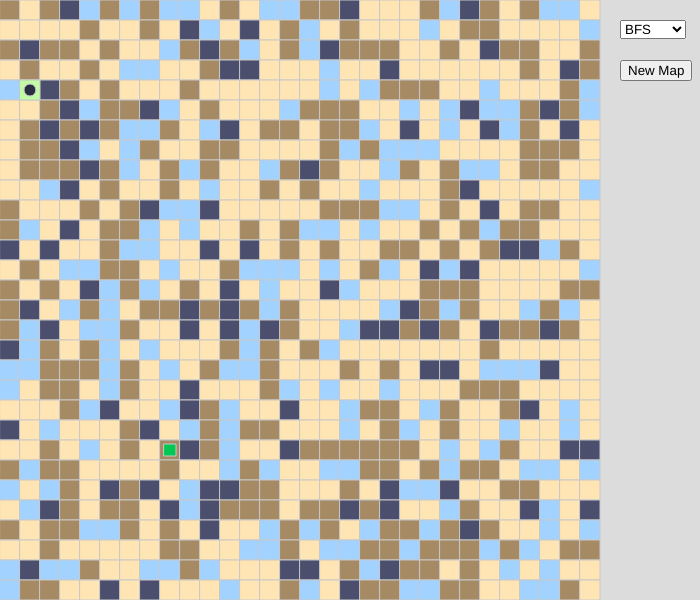
Frame 1 (no input)
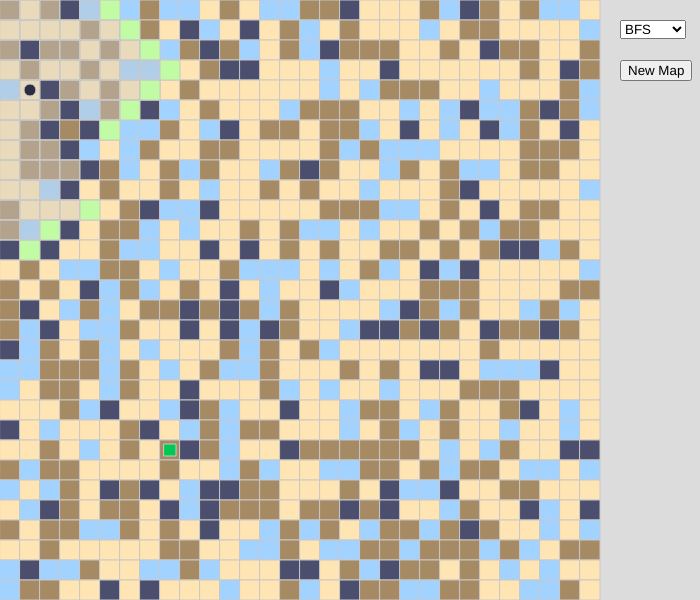
Frame 60 (no input)
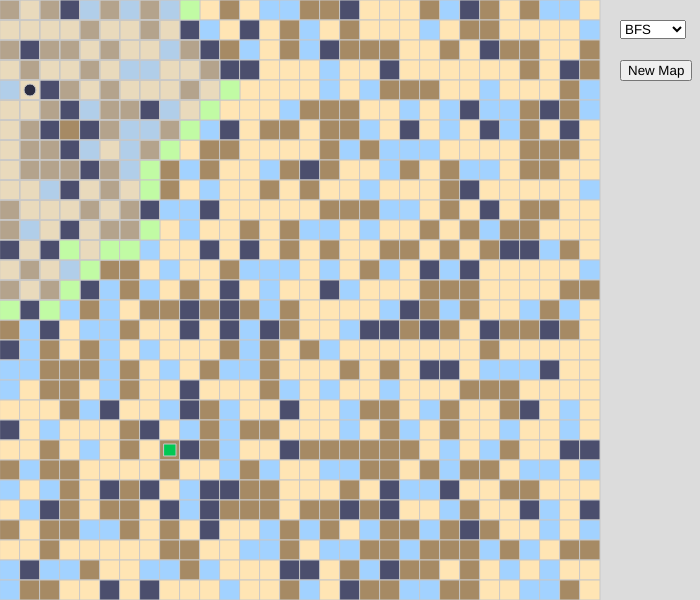
Frame 120 (the mouse pressed at the canvas centre since frame 60)

The p5.js sketch that drew these frames (run headless with seeded random() and noise() and a simulated clock; from frame 60 on, the mouse is pressed at the canvas centre):

// p5.js sketch
// ── sketch.js
let cols = 30;
let rows = 30;
let w = 20; // cell width
let grid = [];

let terrainCosts = [Infinity, 1, 5, 10];
let terrainColors = [
  '	#4B4E6D',
  '	#FFE5B4',
  '	#A68A64',
  '	#A2D2FF'
];

let agent, food;
let agent_start;
let searchTypeSelect;
let searchTypes = ['BFS', 'DFS', 'UCS', 'Greedy', "A*"];

let state = 'idle';
let openSet = [];
let closedSet = new Set();
let cameFrom = {};
let gScore = {};
let path = [];
let moveIndex = 0;
let moveTimer = 0;

function setup() {
  createCanvas(cols * w + 100, rows * w);
  frameRate(30);
  generateGrid();
  createUI();
  resetSimulation();
}

function key_function(cell) {
  return cell.x + '-' + cell.y;
}

function draw() {
  background(220);
  drawGrid();
  drawSearchHighlights();
  drawAgentAndFood();

  if (state === 'searching') {
    stepSearch();
  } else if (state === 'moving') {
    animateAgent();
  }
}

// generate random grid
// defining probs for each terrain tpye
function generateGrid() {
  grid = [];
  for (let i = 0; i < cols; i++) {
    grid[i] = [];
    for (let j = 0; j < rows; j++) {
      let r = random();
      let type;
      if (r < 0.1) type = 0;
      else if (r < 0.5) type = 1;
      else if (r < 0.8) type = 2;
      else type = 3;
      grid[i][j] = type;
    }
  }
  
  agent_start = randomEmptyCell();
  food = randomEmptyCell();
}

// ui for selecting search type
function createUI() {
  searchTypeSelect = createSelect();
  searchTypeSelect.position(cols * w + 20, 20);
  searchTypes.forEach(t => searchTypeSelect.option(t));
  searchTypeSelect.changed(resetSimulation);

  let btnNewMap = createButton('New Map');
  btnNewMap.position(cols * w + 20, 60);
  btnNewMap.mousePressed(() => {
    generateGrid();
    resetSimulation();
  });
}

function resetSimulation() {
  closedSet.clear();
  cameFrom = {};
  gScore = {};
  path = [];
  moveIndex = 0;
  moveTimer = 0;
  state = 'idle';

  agent = agent_start
  food = randomEmptyCell();
  // food = randomEmptyCell();
  initializeSearch();
}

// pick non obstacle cell
function randomEmptyCell() {
  let x, y;
  do {
    x = floor(random(cols));
    y = floor(random(rows));
  } while (grid[x][y] === 0);
  
  return { x, y };
}

function drawGrid() {
  for (let i = 0; i < cols; i++) {
    for (let j = 0; j < rows; j++) {
      fill(terrainColors[grid[i][j]]);
      stroke(200);
      rect(i * w, j * w, w, w);
    }
  }
}

function drawAgentAndFood() {
  // food
  fill('#00C853');
  rect(food.x * w + w*0.2, food.y * w + w*0.2, w*0.6, w*0.6);

  // agent
  fill('#2B2D42');
  ellipse(agent.x * w + w/2, agent.y * w + w/2, w*0.6);
}

function drawSearchHighlights() {
  // frontier
  for (let node of openSet) {
    fill('#C1FBA4');
    rect(node.x * w, node.y * w, w, w);
  }

  closedSet.forEach(key => {
    let [i,j] = key.split('-').map(Number);
    fill('rgba(200,200,200,0.4)');
    rect(i * w, j * w, w, w);
  });
  // Path
  if (path.length > 0) {
    push();
    stroke('#f33');
    strokeWeight(w * 0.2);
    beginShape();
    let drawPath = [agent_start, ...path]
    for (let p of drawPath) {
      vertex(p.x * w + w / 2, p.y * w + w / 2);
    }
    endShape();
    pop();
    
    push();
    fill(0, 255, 0, 100);
    noStroke();
    ellipse(agent_start.x * w + w / 2, agent_start.y * w + w / 2, w * 0.5);
    pop();
  }
}

// prepare data structures for the chosen search
function initializeSearch() {
  openSet = [];
  closedSet.clear();
  cameFrom = {};
  gScore = {};
  path = [];
  state = 'searching';

  let startKey = key_function(agent);
  gScore[startKey] = 0;
  openSet.push({ ...agent, priority: 0 });
}

// perform one it of the search
function stepSearch() {
  if (openSet.length === 0) {
    state = 'idle'; // no path
    return;
  }
  // select node based on search type
  let current;
  let type = searchTypeSelect.value();
  if (type === 'BFS') {
    current = openSet.shift();
  } else if (type === 'DFS') {
    current = openSet.pop();
  } else {
    // ucs, greedy, A*
    openSet.sort((a,b) => a.priority - b.priority);
    current = openSet.shift();
  }
  let curKey = key_function(current);
  let foodKey = key_function(food);
  if (closedSet.has(curKey)) return;
  closedSet.add(curKey);

  // check if goal
  if (current.x === food.x && current.y === food.y) {
    current_key = key_function(current);
    
    print("cost " + gScore[current_key]);
    reconstructPath(curKey);
    state = 'moving';
    return;
  }

  // expand neighbors
  let neighbors = getNeighbors(current);
  for (let nbr of neighbors) {
    let nbrKey = key_function(nbr);
    if (closedSet.has(nbrKey)) continue;
    let tentativeG;
    if (foodKey === nbrKey) {
      tentativeG = gScore[curKey];
    } else {
     tentativeG = gScore[curKey] + terrainCosts[grid[nbr.x][nbr.y]]; 
    }
    let better = gScore[nbrKey] === undefined || tentativeG < gScore[nbrKey];
    if (better) {
      cameFrom[nbrKey] = curKey;  // best immediate 
      gScore[nbrKey] = tentativeG;
      let h = heuristic(nbr, food);
      let priority;
      if (type === 'UCS') priority = tentativeG;
      else if (type === 'Greedy') priority = h;
      else if (type === "A*") priority = tentativeG + h;
      else priority = 0;
      openSet.push({ x: nbr.x, y: nbr.y, priority });
    }
  }
}

// get valid neighbor cells (4-directional)
function getNeighbors(node) {
  let dirs = [ [1,0],[-1,0],[0,1],[0,-1] ];
  let res = [];
  for (let d of dirs) {
    let nx = node.x + d[0];
    let ny = node.y + d[1];
    if (nx >= 0 && nx < cols && ny >= 0 && ny < rows && grid[nx][ny] !== 0) {
      res.push({ x: nx, y: ny });
    }
  }
  return res;
}

// using it for the A* algo -> manhattan distance
function heuristic(a, b) {
    return abs(a.x - b.x) + abs(a.y - b.y);
}

function reconstructPath(goalKey) {
  let curr = goalKey;
  path = [];
  while (curr !== key_function(agent)) {
    let parts = curr.split('-').map(Number);
    path.push({ x: parts[0], y: parts[1] });
    curr = cameFrom[curr];
  }
  
  path.reverse();
}

function animateAgent() {
  if (moveIndex >= path.length) {
    // collected food
    agent_start = food;
    resetSimulation();
    return;
  }
  let next = path[moveIndex];
  let cost = terrainCosts[grid[next.x][next.y]];
  if (moveTimer < cost * 2) {
    moveTimer++;
    return;
  }
  moveTimer = 0;
  agent = next;
  moveIndex++;
}
